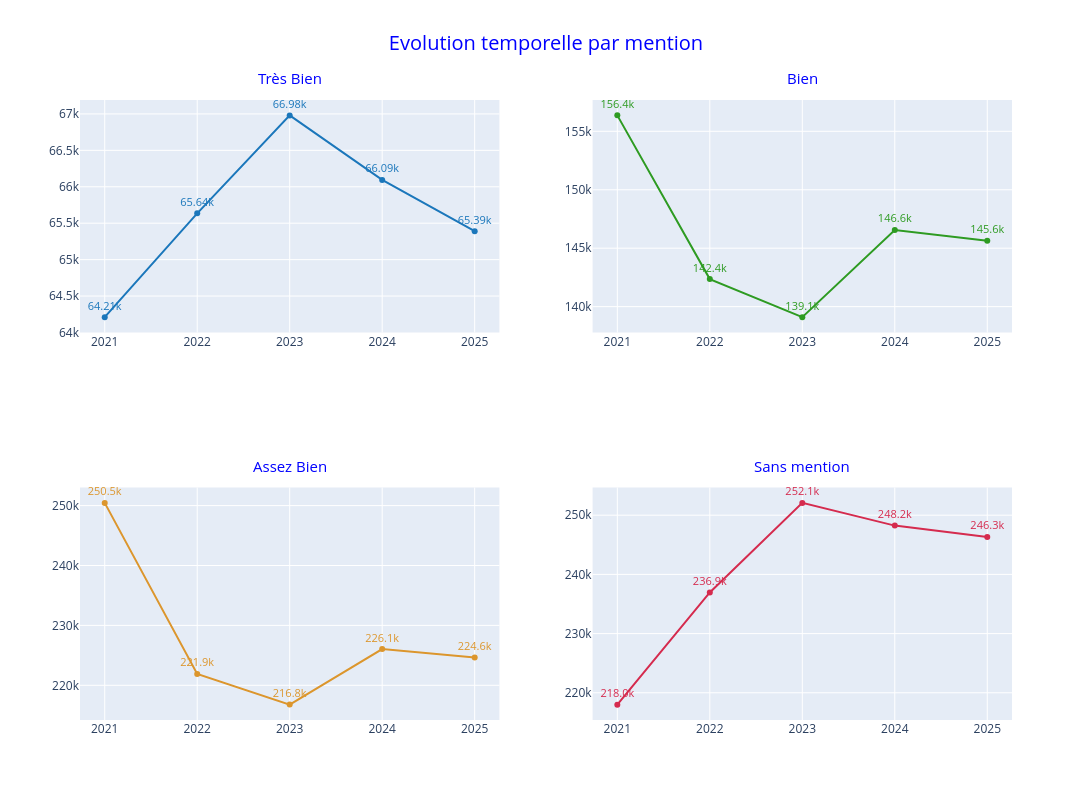

This figure's notebook cell:
### Markdown cell above
### Evolution temporelle du nombre de mention

### Code cell
df_session = df.groupby('session')[admis_mention+['admis_totaux']].sum().reset_index()

cols = 2 
rows = (len(admis_mention) + cols - 1) // cols

fig_session = go.Figure()
fig_session = make_subplots(rows, cols, subplot_titles= [labels_mention[col] for col in admis_mention])
for i,column in enumerate(admis_mention):
    row = i // cols + 1 
    col = i % cols + 1
    fig_session.add_trace(
        go.Scatter(
            x=df_session['session'],
            y=df_session[column],
            mode='lines+markers+text',
            texttemplate='%{y:.4s}',
            line=dict(color=colors_mention[column]),
            marker=dict(color=colors_mention[column]),
            textfont=dict(color=colors_mention[column])
        ),  
        row=row, 
        col=col
    )

fig_session.update_layout(
    title=dict(text='Evolution temporelle par mention', x=0.5, font=dict(size=20, color='blue')), 
    autosize=False, 
    width=1600, 
    height=800, 
    showlegend=False
)
fig_session.update_traces(
    textposition='top center', 
    cliponaxis=False, 
    textfont=dict(size=11)
)
fig_session.update_xaxes(type='category')
fig_session.update_annotations(yshift=10, font=dict(size=15, color='blue'))
fig_session.show()

### Figure 1 — Plotly figure (JSON) as saved in the notebook; plotly's stock layout.template omitted (floating-point values rounded to 4 significant figures)
{"data": [{"cliponaxis": false, "line": {"color": "#1B77BB"}, "marker": {"color": "#1B77BB"}, "mode": "lines+markers+text", "textfont": {"color": "#1B77BB", "size": 11}, "textposition": "top center", "texttemplate": "%{y:.4s}", "type": "scatter", "x": [2021, 2022, 2023, 2024, 2025], "xaxis": "x", "y": [64211, 65635, 66980, 66094, 65391], "yaxis": "y"}, {"cliponaxis": false, "line": {"color": "#2E9B22"}, "marker": {"color": "#2E9B22"}, "mode": "lines+markers+text", "textfont": {"color": "#2E9B22", "size": 11}, "textposition": "top center", "texttemplate": "%{y:.4s}", "type": "scatter", "x": [2021, 2022, 2023, 2024, 2025], "xaxis": "x2", "y": [156363, 142356, 139102, 146557, 145642], "yaxis": "y2"}, {"cliponaxis": false, "line": {"color": "#DC962D"}, "marker": {"color": "#DC962D"}, "mode": "lines+markers+text", "textfont": {"color": "#DC962D", "size": 11}, "textposition": "top center", "texttemplate": "%{y:.4s}", "type": "scatter", "x": [2021, 2022, 2023, 2024, 2025], "xaxis": "x3", "y": [250451, 221902, 216776, 226057, 224634], "yaxis": "y3"}, {"cliponaxis": false, "line": {"color": "#D52B4E"}, "marker": {"color": "#D52B4E"}, "mode": "lines+markers+text", "textfont": {"color": "#D52B4E", "size": 11}, "textposition": "top center", "texttemplate": "%{y:.4s}", "type": "scatter", "x": [2021, 2022, 2023, 2024, 2025], "xaxis": "x4", "y": [217996, 236947, 252083, 248244, 246334], "yaxis": "y4"}], "layout": {"annotations": [{"font": {"color": "blue", "size": 15}, "showarrow": false, "text": "Très Bien", "x": 0.225, "xanchor": "center", "xref": "paper", "y": 1, "yanchor": "bottom", "yref": "paper", "yshift": 10}, {"font": {"color": "blue", "size": 15}, "showarrow": false, "text": "Bien", "x": 0.775, "xanchor": "center", "xref": "paper", "y": 1, "yanchor": "bottom", "yref": "paper", "yshift": 10}, {"font": {"color": "blue", "size": 15}, "showarrow": false, "text": "Assez Bien", "x": 0.225, "xanchor": "center", "xref": "paper", "y": 0.375, "yanchor": "bottom", "yref": "paper", "yshift": 10}, {"font": {"color": "blue", "size": 15}, "showarrow": false, "text": "Sans mention", "x": 0.775, "xanchor": "center", "xref": "paper", "y": 0.375, "yanchor": "bottom", "yref": "paper", "yshift": 10}], "autosize": false, "height": 800, "showlegend": false, "title": {"font": {"color": "blue", "size": 20}, "text": "Evolution temporelle par mention", "x": 0.5}, "width": 1600, "xaxis": {"anchor": "y", "domain": [0, 0.45], "type": "category"}, "xaxis2": {"anchor": "y2", "domain": [0.55, 1], "type": "category"}, "xaxis3": {"anchor": "y3", "domain": [0, 0.45], "type": "category"}, "xaxis4": {"anchor": "y4", "domain": [0.55, 1], "type": "category"}, "yaxis": {"anchor": "x", "domain": [0.625, 1]}, "yaxis2": {"anchor": "x2", "domain": [0.625, 1]}, "yaxis3": {"anchor": "x3", "domain": [0, 0.375]}, "yaxis4": {"anchor": "x4", "domain": [0, 0.375]}}}
